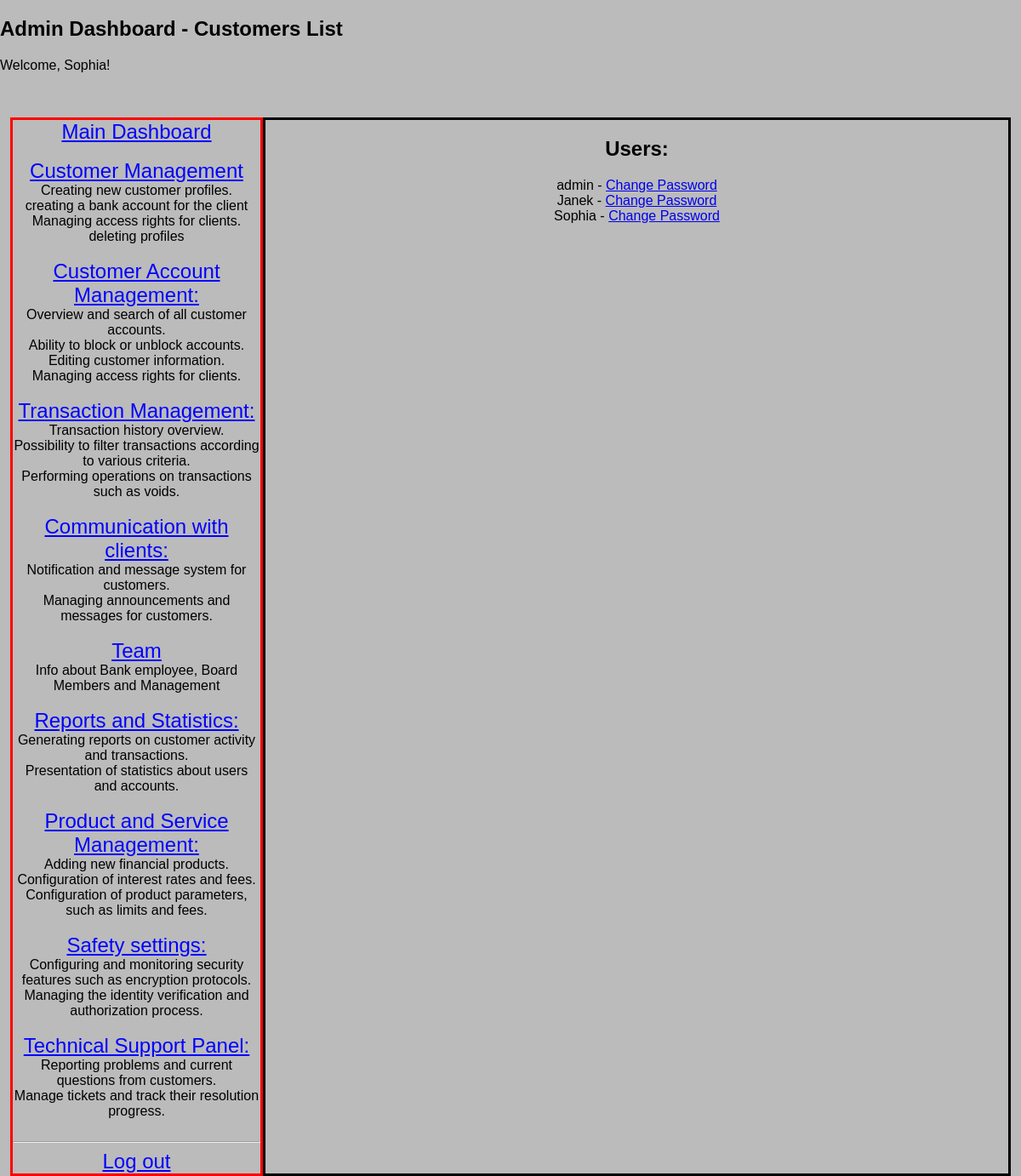
Before: /admin/users (signed in) with the older database file.
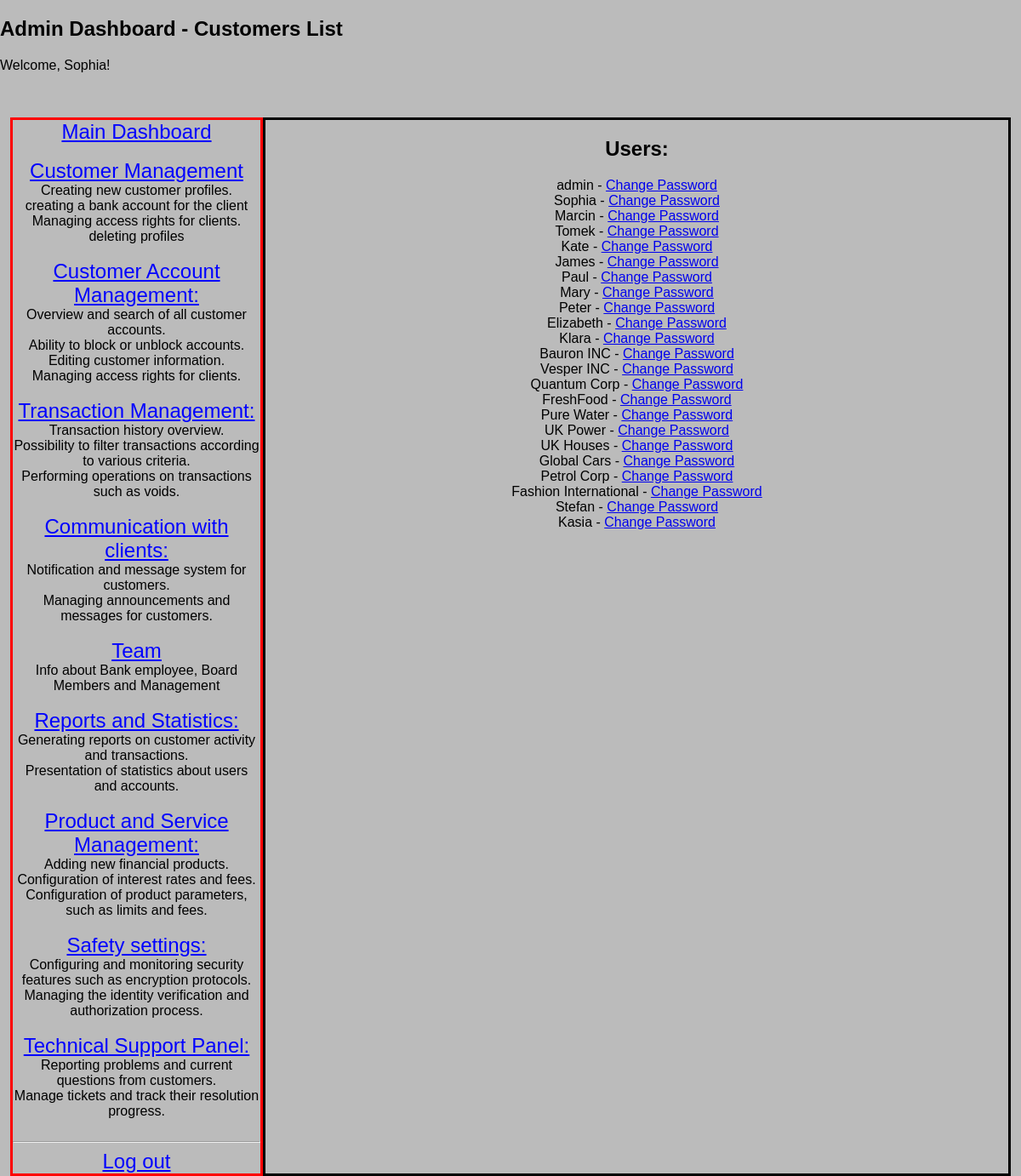
After: the same page with the newer database file.
### models/models.py (models this page shows, shortened)
class Users(db.Model, UserMixin):
    id = db.Column(db.Integer, primary_key=True)
    username = db.Column(db.String(50), unique=True, nullable=False)
    password_hash = db.Column(db.String(128), nullable=False)
    role = db.Column(db.String(20), nullable=False, default='client')
    email = db.Column(db.String(120), unique=True, nullable=False)
    phone_number = db.Column(db.String(20), nullable = False)
    country = db.Column(db.String(50))
    transactions = db.relationship('Transaction', backref='user', lazy=True)

### app.py (the view)
@app.route('/admin/users')
@login_required
def list_users():
    all_users = Users.query.all()
    return render_template('list_users.html', all_users=all_users)

### app.py (called while the page is built)
@app.before_request
def initialize_database():
    db.create_all()
    session.permanent = True

@login_manager.user_loader
def load_user(user_id):
    return Users.query.get(int(user_id))

### templates/list_users.html (shortened to what this page needs)
{% extends 'base_admin.html' %}
{% block subtitle %} - Customers List{% endblock %}
{% block content %}
    <h2>Users:</h2>
    {% for user in all_users %}
        {{ user.username }} - <a href="{{ url_for('change_password', user_id=user.id) }}">Change Password</a> <br>
    {% endfor %}
{% endblock %}

### templates/base_admin.html (shortened to what this page needs)
<!DOCTYPE html>
<html lang="en">
<head>
    <link rel="stylesheet" href="{{ url_for('static', filename='styles_admin.css') }}">
</head>
<body>
    <main>
        <h2>Admin Dashboard  {% block subtitle %}{% endblock %}</h2>
        <p>Welcome, {{ current_user.username }}!</p>
        <br><br>
        <div class="container">
            <div class="left">
            <div>
                <a href="{{ url_for('admin_dashboard') }}" class="link">Main Dashboard</a> <br><br>
                <a href="{{ url_for('admin_dashboard_cm') }}" class="link">Customer Management</a> <br>
                Creating new customer profiles.<br>
                creating a bank account for the client<br>
                Managing access rights for clients.<br>
                deleting profiles<br><br>
                <a href="contact_us" class="link">Customer Account Management:</a> <br>
                Overview and search of all customer accounts.<br>
                Ability to block or unblock accounts.<br>
                Editing customer information.<br>
                Managing access rights for clients.<br><br>
                <a href="contact_us" class="link">Transaction Management:</a> <br>
                Transaction history overview.<br>
                Possibility to filter transactions according to various criteria.<br>
                Performing operations on transactions such as voids.<br><br>
                <a href="contact_us" class="link">Communication with clients:</a> <br>
                Notification and message system for customers.<br>
                Managing announcements and messages for customers.<br><br>
                <a href="{{ url_for('team') }}" class="link">Team</a> <br>
                Info about Bank employee, Board Members and Management<br><br>
                <a href="contact_us" class="link">Reports and Statistics:</a> <br>
                Generating reports on customer activity and transactions.<br>
                Presentation of statistics about users and accounts.<br><br>
                <a href="contact_us" class="link">Product and Service Management:</a> <br>
                Adding new financial products.<br>
                Configuration of interest rates and fees.<br>
                Configuration of product parameters, such as limits and fees.<br><br>
                <a href="contact_us" class="link">Safety settings:</a> <br>
                Configuring and monitoring security features such as encryption protocols.<br>
                Managing the identity verification and authorization process.<br><br>
                <a href="contact_us" class="link">Technical Support Panel:</a> <br>
                Reporting problems and current questions from customers.<br>
                Manage tickets and track their resolution progress.<br><br>
                <hr>
                <a href="{{ url_for('logout') }}" class="link">Log out</a> <br>
            </div>
            </div>
            <div class="right">
                {% block content %}
                {% endblock %}
            </div>
        </div>
    </main>
</body>
</html>

Changed rows visible on the page:
removed Users: username "Janek"
added Users: username "Marcin"
added Users: username "Tomek"
added Users: username "Kate"
added Users: username "James"
added Users: username "Paul"
added Users: username "Mary"
added Users: username "Peter"
added Users: username "Elizabeth"
added Users: username "Klara"
added Users: username "Bauron INC"
added Users: username "Vesper INC"
added Users: username "Quantum Corp"
added Users: username "FreshFood"
added Users: username "Pure Water"
added Users: username "UK Power"
added Users: username "UK Houses"
added Users: username "Global Cars"
added Users: username "Petrol Corp"
added Users: username "Fashion International"
added Users: username "Stefan"
added Users: username "Kasia"
